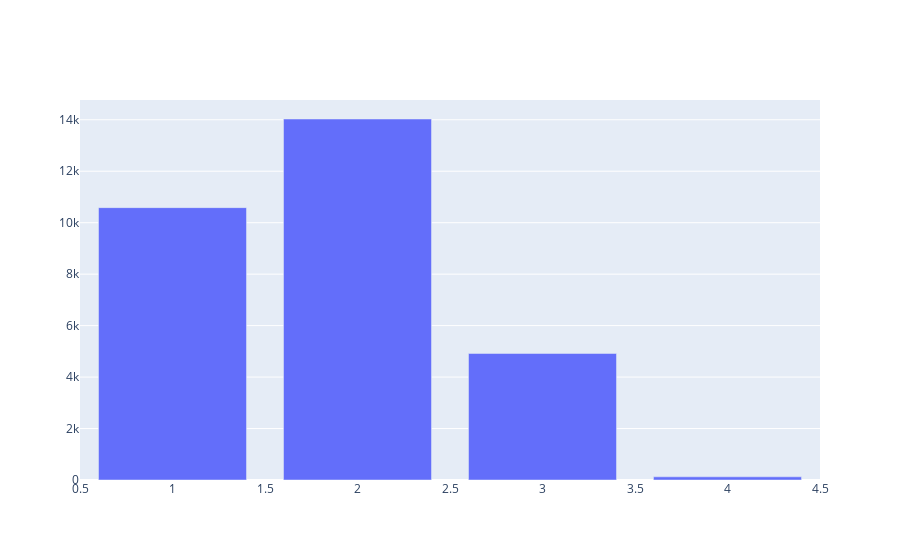

The cell this chart's notebook holds for it:
### Markdown cell above
#### Resultado final despues de limpiar la columna EDUCATION

### Code cell
educationCountsByIndex = archivoDatos['EDUCATION'].value_counts()
index = educationCountsByIndex.index
values = educationCountsByIndex.values

fig = go.Figure([go.Bar(x = index, y = values)])
fig.show()
#https://plotly.com/python/bar-charts/

### Figure 1 — Plotly figure (JSON) as saved in the notebook; plotly's stock layout.template omitted (floating-point values rounded to 4 significant figures)
{"data": [{"type": "bar", "x": [2, 1, 3, 4], "y": [14030, 10585, 4917, 123]}], "layout": {}}
